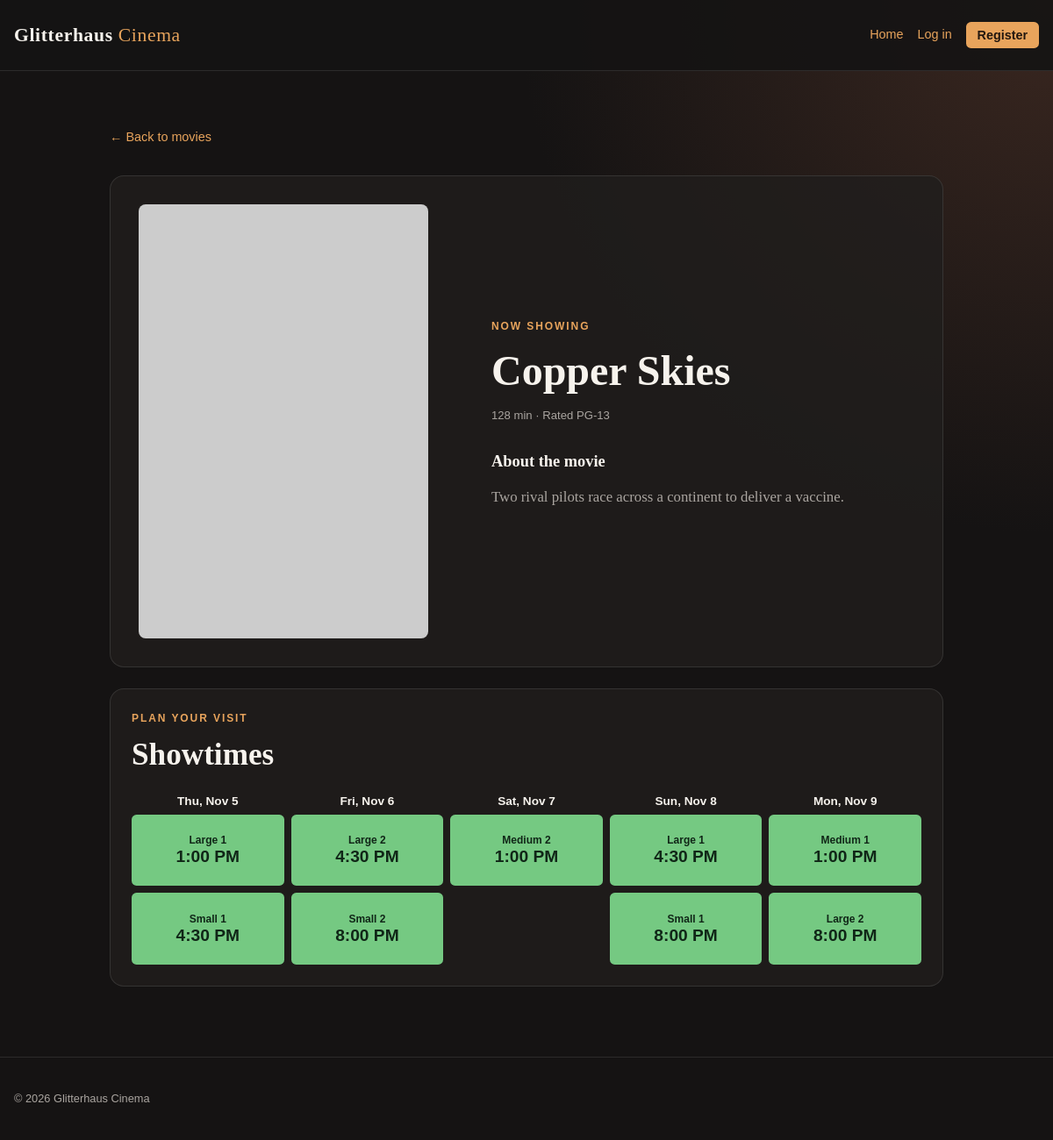
/index.php?page=movieDetails&movieId=2, run on the app's committed database.
### tables this page shows
CREATE TABLE movies (
    movieId INT AUTO_INCREMENT PRIMARY KEY,
    title VARCHAR(150) NOT NULL,
    description TEXT,
    durationMinutes INT NOT NULL,
    ageRatingId INT,
    posterUrl VARCHAR(2048),
    isActive BOOLEAN NOT NULL DEFAULT TRUE,
    createdAt DATETIME DEFAULT CURRENT_TIMESTAMP,
    FOREIGN KEY (ageRatingId) REFERENCES ageRatings(ageRatingId) ON DELETE RESTRICT
);

CREATE TABLE ageRatings (
    ageRatingId INT AUTO_INCREMENT PRIMARY KEY,
    rating VARCHAR(50) NOT NULL UNIQUE
);

CREATE TABLE screenings (
    screeningId INT AUTO_INCREMENT PRIMARY KEY,
    movieId INT NOT NULL,
    auditoriumId INT NOT NULL,
    startsAt DATETIME NOT NULL,
    endsAt DATETIME NOT NULL,
    ticketPrice DECIMAL(8,2) NOT NULL,
    FOREIGN KEY (movieId) REFERENCES movies(movieId) ON DELETE RESTRICT,
    FOREIGN KEY (auditoriumId) REFERENCES auditoriums(auditoriumId) ON DELETE RESTRICT,
    UNIQUE (auditoriumId, startsAt),
    UNIQUE (screeningId, auditoriumId)
);

CREATE TABLE auditoriums (
    auditoriumId INT AUTO_INCREMENT PRIMARY KEY,
    name VARCHAR(50) NOT NULL UNIQUE,
    auditoriumTypeId INT NOT NULL,
    FOREIGN KEY (auditoriumTypeId) REFERENCES auditoriumTypes(auditoriumTypeId) ON DELETE RESTRICT
);

### app/controllers/MovieController.php (called while the page is built, shortened)
<?php
class MovieController {
    private $movie;
    public function __construct($movie) {
        $this->movie = $movie;
    }
    public function movieDetails() {
        $movieId = filter_input(INPUT_GET, 'movieId', FILTER_VALIDATE_INT);
        $movie = $movieId ? $this->movie->getActiveMovieById($movieId) : false;
        $screenings = $this->movie->getScreeningsByMovieId($movieId);
        require __DIR__ . '/../views/movieDetails.php';
    }
}

### index.php (called while the page is built, shortened)
<?php
require_once __DIR__ . "/includes/connection.php";
require_once __DIR__ . "/app/models/Movie.php";
require_once __DIR__ . "/app/controllers/MovieController.php";
$auth = new AuthController(new User($connection));
$movies = new MovieController(new Movie($connection));
$bookings = new BookingController(new Booking($connection));
$routes = [
    'home' => [$movies, 'home'],
    'movieDetails' => [$movies, 'movieDetails'],
    'movieBooking' => [$bookings, 'movieBooking'],
    'bookings' => [$bookings, 'index'],
    'login' => [$auth, 'login'],
    'register' => [$auth, 'register'],
    'logout' => [$auth, 'logout']
];
$page = $_GET['page'] ?? 'home';
call_user_func($routes[$page]);

### app/models/Movie.php (called while the page is built, shortened)
<?php
class Movie {
    private $connection;
    public function __construct($connection) {
        $this->connection = $connection;
    }
    public function getActiveMovieById($movieId) {
        $query = "SELECT movieId, title, description, durationMinutes, posterUrl,
                         ageRatings.rating AS ageRating
                  FROM movies
                  LEFT JOIN ageRatings ON ageRatings.ageRatingId = movies.ageRatingId
                  WHERE movies.movieId = :movieId AND movies.isActive = 1";
        $statement = $this->connection->prepare($query);
        $statement->execute(['movieId' => $movieId]);
        return $statement->fetch(PDO::FETCH_ASSOC);
    }
    public function getScreeningsByMovieId($movieId) {
        $query = "SELECT screeningId, startsAt, endsAt, ticketPrice,
                         auditoriums.name AS auditoriumName
                  FROM screenings
                  INNER JOIN auditoriums ON auditoriums.auditoriumId = screenings.auditoriumId
                  WHERE screenings.movieId = :movieId
                  ORDER BY screenings.startsAt";
        $statement = $this->connection->prepare($query);
        $statement->execute(['movieId' => $movieId]);
        return $statement->fetchAll(PDO::FETCH_ASSOC);
    }
}

### app/views/movieDetails.php (the view, shortened to what this page needs)
<?php
require __DIR__ . '/../../includes/header.php';
?>
<a class="back-link" href="index.php?page=home">&larr; Back to movies</a>
<article class="detail-card">
    <?php if (!empty($movie['posterUrl'])): ?>
        <div class="detail-poster">
            <img src="<?= htmlspecialchars($movie['posterUrl'], ENT_QUOTES, 'UTF-8') ?>"
                 alt="Poster for <?= htmlspecialchars($movie['title'], ENT_QUOTES, 'UTF-8') ?>">
        </div>
    <?php endif; ?>
    <div class="detail-content">
        <p class="eyebrow">Now showing</p>
        <h1><?= htmlspecialchars($movie['title'], ENT_QUOTES, 'UTF-8') ?></h1>
        <p class="movie-meta">
            <?= (int) $movie['durationMinutes'] ?> min
        <?php if ($movie['ageRating']): ?>
            · Rated <?= htmlspecialchars($movie['ageRating'], ENT_QUOTES, 'UTF-8') ?>
        <?php endif; ?>
        </p>
        <div class="description">
            <h2>About the movie</h2>
            <p><?= htmlspecialchars($movie['description'] ?? '', ENT_QUOTES, 'UTF-8') ?></p>
        </div>
    </div>
</article>
<section class="showtimes detail-card">
    <div class="showtimes-heading">
        <p class="eyebrow">Plan your visit</p>
        <h2>Showtimes</h2>
    </div>
    <?php if (empty($screenings)): ?>
        <p class="empty-state">No showtimes are currently available.</p>
    <?php else: ?>
        <?php
        $screeningsByDate = [];
        foreach ($screenings as $screening) {
            $dateKey = date('Y-m-d', strtotime($screening['startsAt']));
            $screeningsByDate[$dateKey][] = $screening;
        }
        ?>
        <div class="showtime-carousel" data-showtime-carousel>
        <div class="showtime-viewport" data-showtime-viewport>
            <div class="showtime-grid<?= count($screeningsByDate) <= 5 ? ' showtime-grid--full' : '' ?>" data-showtime-track>
                <?php foreach ($screeningsByDate as $date => $dateScreenings): ?>
                    <div class="showtime-day">
                        <h3><?= htmlspecialchars(date('D, M j', strtotime($date)), ENT_QUOTES, 'UTF-8') ?></h3>
                        <div class="showtime-list">
                            <?php foreach ($dateScreenings as $screening): ?>
                                <a class="button showtime-button"
                                   href="index.php?page=movieBooking&amp;screeningId=<?= (int) $screening['screeningId'] ?>">
                                    <span class="showtime-auditorium"><?= htmlspecialchars($screening['auditoriumName'], ENT_QUOTES, 'UTF-8') ?></span>
                                    <strong><?= htmlspecialchars(date('g:i A', strtotime($screening['startsAt'])), ENT_QUOTES, 'UTF-8') ?></strong>
                                </a>
                            <?php endforeach; ?>
                        </div>
                    </div>
                <?php endforeach; ?>
            </div>
        </div>
        </div>
    <?php endif; ?>
</section>
<?php require __DIR__ . '/../../includes/footer.php'; ?>

### assets/styles.css (style rules this page uses)
:root { --ink: #f7f3ed; --muted: #aaa5a0; --background: #151313; --surface: #211e1d; --surface-light: #2b2725; --accent: #e8a45c; --accent-dark: #b86f2d; --border: rgba(255, 255, 255, 0.1); }
* { box-sizing: border-box; }
body { margin: 0; color: var(--ink); background: radial-gradient(circle at top right, #3a2720 0, var(--background) 38rem); font-family: Georgia, "Times New Roman", serif; line-height: 1.6; }
a { color: var(--accent); text-decoration: none; }
h1, h2, h3 { line-height: 1.15; }
h1 { margin: 0 0 0.5rem; font-size: clamp(2.2rem, 5vw, 4rem); }
.eyebrow { margin: 0 0 0.75rem; color: var(--accent); font-family: Arial, sans-serif; font-size: 0.75rem; font-weight: bold; letter-spacing: 0.16em; text-transform: uppercase; }
.poster-wrap img, .detail-poster img { width: 100%; height: 100%; display: block; object-fit: cover; }
.movie-meta { color: var(--muted); font-family: Arial, sans-serif; font-size: 0.82rem; }
.button { display: inline-block; border: 0; border-radius: 0.35rem; padding: 0.75rem 1.2rem; color: #22170f; background: var(--accent); cursor: pointer; font: bold 0.9rem Arial, sans-serif; }
.back-link { display: block; width: min(100%, 950px); margin-right: auto; margin-left: auto; margin-bottom: 2rem; font-family: Arial, sans-serif; font-size: 0.9rem; }
.detail-card { display: grid; grid-template-columns: minmax(220px, 330px) 1fr; gap: clamp(2rem, 6vw, 5rem); align-items: center; max-width: 950px; margin-right: auto; margin-left: auto; padding: 2rem; border: 1px solid var(--border); border-radius: 1rem; background: rgba(33, 30, 29, 0.8); }
.detail-poster { aspect-ratio: 2 / 3; overflow: hidden; border-radius: 0.5rem; }
.detail-content h1 { font-size: clamp(2rem, 4vw, 3.5rem); }
.description { margin-top: 2rem; color: var(--muted); font-size: 1.05rem; }
.description h2 { color: var(--ink); font-size: 1.15rem; }
.showtimes { display: block; max-width: 950px; margin: 1.5rem auto 0; padding: 1.5rem; }
.showtimes-heading { margin-bottom: 1.5rem; }
.showtimes-heading h2 { margin: 0; font-size: clamp(1.5rem, 3vw, 2.2rem); }
.showtime-grid { display: flex; gap: 0.5rem; width: 100%; }
.showtime-grid--full { display: grid; grid-template-columns: repeat(5, minmax(0, 1fr)); }
.showtime-carousel { position: relative; }
.showtime-viewport { overflow-x: auto; scrollbar-width: none; scroll-behavior: smooth; scroll-snap-type: x mandatory; touch-action: pan-y; -webkit-overflow-scrolling: touch; }
.showtime-day { flex: 0 0 calc((100% - 2rem) / 5); min-width: 0; scroll-snap-align: start; }
.showtime-grid--full .showtime-day { width: auto; }
.showtime-day h3 { margin: 0 0 0.5rem; color: var(--ink); font: bold 0.85rem Arial, sans-serif; text-align: center; }
.showtime-list { display: grid; gap: 0.5rem; }
.showtime-button { display: flex; min-height: 5.1rem; flex-direction: column; align-items: center; justify-content: center; padding: 0.6rem 0.4rem; color: #102617; background: #75c982; text-align: center; }
.showtime-auditorium, .showtime-meta { font-size: 0.75rem; }
.showtime-button strong { font-size: 1.2rem; line-height: 1.2; }

### data on the page
movies: title "Copper Skies", durationMinutes "128", ageRatingId.rating "PG-13", description "Two rival pilots race across a continent to deliver a vaccine."
screenings: auditoriumId.name "Large 1", startsAt "1:00 PM"
screenings: auditoriumId.name "Small 1", startsAt "4:30 PM"
screenings: auditoriumId.name "Large 2", startsAt "4:30 PM"
screenings: auditoriumId.name "Small 2", startsAt "8:00 PM"
screenings: auditoriumId.name "Medium 2", startsAt "1:00 PM"
screenings: auditoriumId.name "Large 1", startsAt "4:30 PM"
screenings: auditoriumId.name "Small 1", startsAt "8:00 PM"
screenings: auditoriumId.name "Medium 1", startsAt "1:00 PM"
screenings: auditoriumId.name "Large 2", startsAt "8:00 PM"

### other printed values
date('D, M j', strtotime($date)) "Thu, Nov 5"
date('D, M j', strtotime($date)) "Fri, Nov 6"
date('D, M j', strtotime($date)) "Sat, Nov 7"
date('D, M j', strtotime($date)) "Sun, Nov 8"
date('D, M j', strtotime($date)) "Mon, Nov 9"
